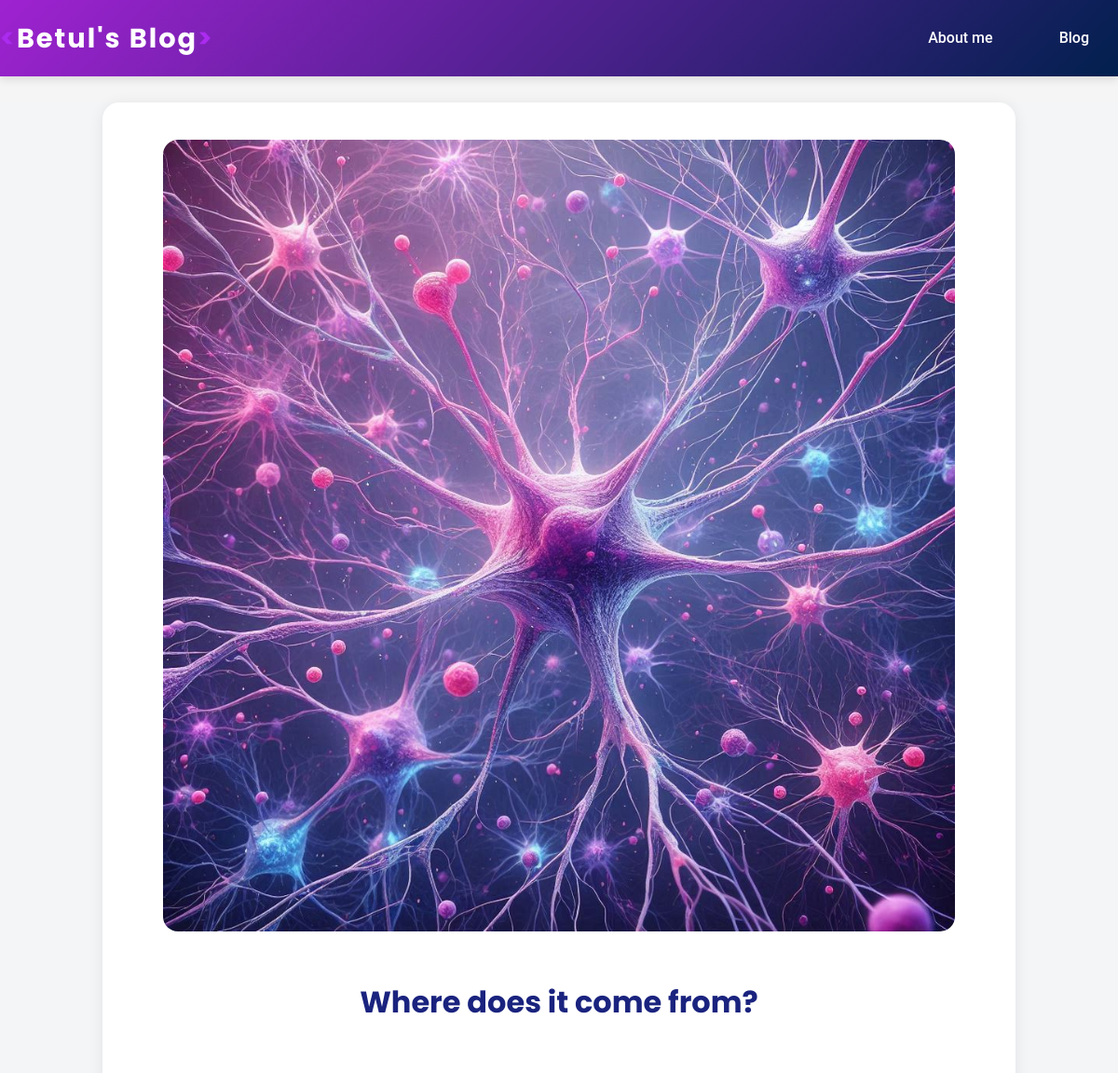
Before: /post/10/ (upper part) with the older database file.
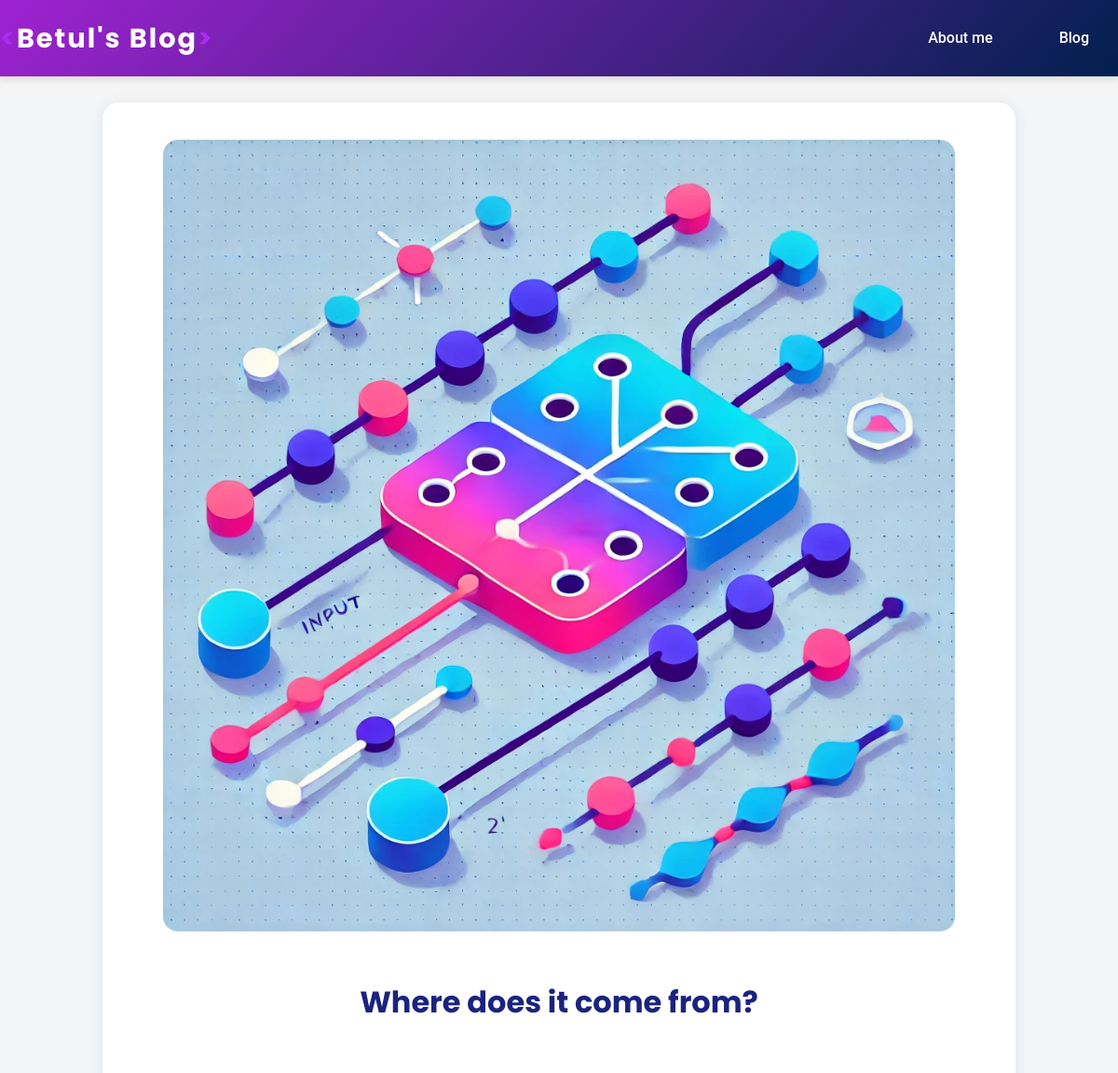
After: the same page with the newer database file.
### blog/models.py (models this page shows, shortened)
class Post(models.Model):
    title = models.CharField(max_length=200)
    content = models.TextField()
    author = models.ForeignKey(User, on_delete=models.CASCADE)
    created_at = models.DateTimeField(auto_now_add=True)
    updated_at = models.DateTimeField(auto_now=True)
    image = models.ImageField(upload_to='post_images/', blank=True, null=True)

### blog/views.py (the view)
# urls.py: path('post/<int:pk>/', views.post_detail, name='post_detail'),
def post_detail(request, pk):
    post = get_object_or_404(Post, pk=pk)
    return render(request, 'blog/post_detail.html', {'post': post})

### blog/templates/blog/post_detail.html (shortened to what this page needs)
{% extends 'blog/base.html' %}
{% load static %}
{% block content %}
<div style="display:flex;justify-content:center;align-items:center;min-height:70vh;background:#f4f5f7;">
    <div style="background:#fff;padding:2.5rem 2.5rem 2.5rem 2.5rem;border-radius:18px;box-shadow:0 2px 16px rgba(0,0,0,0.08);max-width:900px;width:100%;display:flex;flex-direction:column;align-items:center;">
        {% if post.image %}
            <img src="{{ post.image.url }}" alt="{{ post.title }}" style="width:100%;max-width:850px;height:auto;display:block;border-radius:16px;margin-bottom:1.8rem;object-fit:cover;">
        {% endif %}
        <h1 style="margin-bottom:1.2rem;font-size:2rem;font-weight:700;color:#1a237e;font-family:'Poppins','Segoe UI',Arial,sans-serif;text-align:center;">{{ post.title }}</h1>
    </div>
</div>
{% endblock %}

### blog/templates/blog/base.html (shortened to what this page needs)
<!DOCTYPE html>
<html lang="en">
<head>
    {% load static %}
    <link rel="stylesheet" href="{% static 'blog/css/style.css' %}">
</head>
<body>
    <header class="py-3" style="background: linear-gradient(135deg, var(--primary-blue), var(--dark-blue)); box-shadow: var(--shadow); position: fixed; width: 100%; top: 0; z-index: 1000;">
        <div class="container" style="max-width:1200px;margin:auto;">
            <div class="d-flex justify-content-between align-items-center" style="display:flex;justify-content:space-between;align-items:center;">
                <div class="header-brand">
                    <a href="/" class="text-decoration-none" style="text-decoration:none;">
                        <span class="logo-text" style="font-family:'Poppins',sans-serif;font-size:1.8rem;font-weight:bold;color:var(--white);letter-spacing:2px;">
                            <span class="bracket" style="color:#ab2bef;">&lt;</span>Betul's Blog<span class="bracket" style="color:#ab2bef;">&gt;</span>
                        </span>
                    </a>
                </div>
                <nav id="navbarNav" class="d-none d-lg-block" style="display:flex;align-items:center;gap:2.2rem;">
                    <ul class="nav align-items-center" style="display:flex;align-items:center;gap:1.5rem;list-style:none;margin:0;padding:0;">
                        <li class="nav-item"><a class="nav-link" href="{% url 'about' %}" style="color:var(--white);font-weight:500;padding:0.5rem 1rem;transition:color var(--transition);position:relative;">About me</a></li>
                        <li class="nav-item"><a class="nav-link" href="{% url 'post_list' %}" style="color:var(--white);font-weight:500;padding:0.5rem 1rem;transition:color var(--transition);position:relative;">Blog</a></li>
                    </ul>
                </nav>
            </div>
        </div>
    </header>
    <main>
        {% block content %}
        {% endblock %}
    </main>
</body>
</html>

### blog/static/blog/css/style.css (style rules this page uses)
body { font-family: 'Roboto', 'Poppins', Arial, sans-serif; background-color: #f5f5f5; color: var(--text-dark); line-height: 1.6; font-weight: 400; margin: 0; padding-top: 0; }
header { background: linear-gradient(90deg, #a259c6 0%, #3f51b5 100%); padding: 10px 0 10px 0; border-bottom: none; width: 100%; margin: 0 auto; box-shadow: 0 2px 16px rgba(0,0,0,0.08); position: fixed; top: 0; left: 0; right: 0; z-index: 10; }
nav { margin-top: 0; }
nav a { margin-right: 15px; text-decoration: none; color: #333; }
main { padding-top: 110px !important; }
main, .about-desc, .card-content, .post, .blog-card, .post p, .post-list-grid, .read-more-btn, .about-box { font-weight: 400 !important; }
h1, h2, h3, .logo-text, .about-title { font-weight: 700 !important; }

### blog/templates/blog/base.html (style rules this page uses)
:root { --primary-blue: #9f22d1; --dark-blue: #01204E; --text-dark: #333; --white: #fff; --shadow: 0 4px 8px rgba(0, 0, 0, 0.1); --transition: 0.3s ease; }
body { font-family: 'Roboto', 'Poppins', Arial, sans-serif; background-color: #f5f5f5; color: var(--text-dark); line-height: 1.6; }
header { background: linear-gradient(135deg, var(--primary-blue), var(--dark-blue)); position: fixed; width: 100%; top: 0; z-index: 1000; box-shadow: var(--shadow); }
.header-brand { padding: 0.5rem 0; }
.logo-text { font-size: 1.8rem; font-weight: bold; color: var(--white); letter-spacing: 2px; }
.bracket { color: #ab2bef; }
header .nav-link { color: var(--white); font-weight: 500; padding: 0.5rem 1rem; transition: color var(--transition); position: relative; }
header .nav-link::after { content: ''; position: absolute; width: 0; height: 2px; bottom: 0; left: 50%; background-color: #ab2bef; transition: all var(--transition); transform: translateX(-50%); }

Changed rows visible on the page:
changed Post "Where does it come from?": image: a different picture
